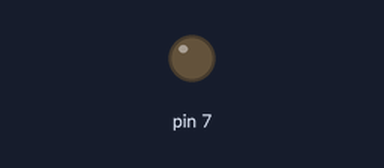
The sketch below on a simulated Arduino Uno, built with avr-gcc and run on an emulated ATmega328P. Shown: output pins drawn as LEDs (lit = HIGH). Dashed ring = blinking. At 3.0 s the program stops and its outputs stay as they are.

Above: at 0.5 s.
At 2.7 s:
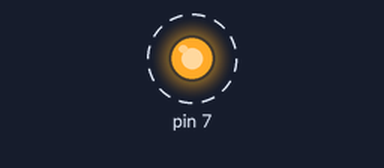
Timing chart, 0 to 3.0 s (numbered marks = the images above):
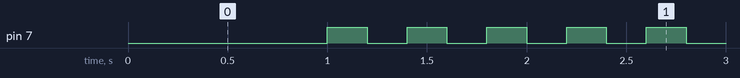

The sketch:

05_practice_2.ino
```cpp
void setup() {
  // put your setup code here, to run once:
  pinMode(7, OUTPUT);

}

void loop() {
  // put your main code here, to run repeatedly:
    digitalWrite(7, 0);
    delay(1000);
    int i;
    i=0;
    while(i<5){
      digitalWrite(7, 1);
      delay(200);
      digitalWrite(7, 0);
      delay(200);
      i = i+1;
    }

    while(1){
      digitalWrite(7, 1);
    }
}
```

Measured:
- by itself, pin 7: alternates HIGH for 0.20 s and LOW for 0.20 s, 11 changes in all, then stays HIGH
